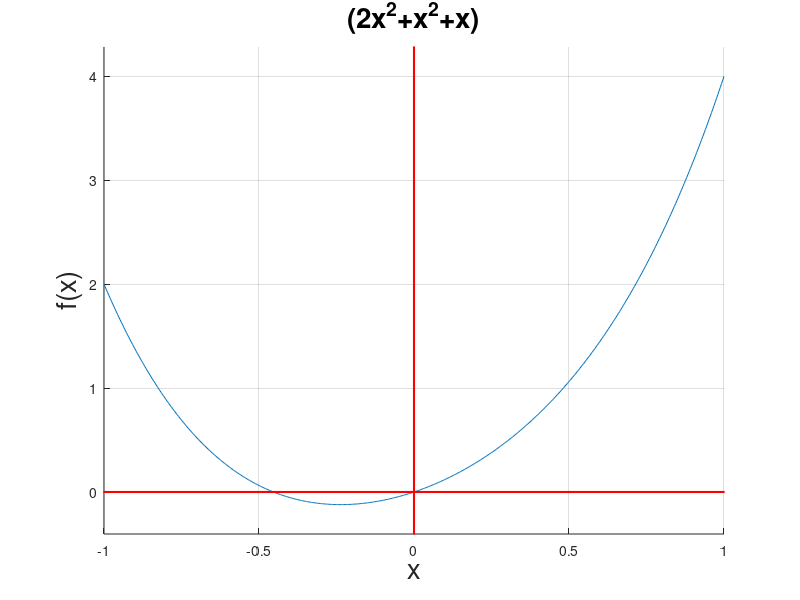

Reproduce this figure in MATLAB.
%Octave Script
%School:       Tecnologico de Estudios Superiores de Jilotepec.
%Title:        2.4 Funciones algebraicas: polinomiales y racionales
%Descripcion:  Graficar funciones
%Author:       Angelica Arellano Vilchiz 
%Date:         19/11/2021
%Ejercicio:    4

%Limpiar pantalla
clc
%Limpiar varibles 
clear 
%Valores del polinomio
p=[1 0 2 1 0]
%Raices
roots(p)
disp('Las raices de nuestra funcion son: -0.4534 y 0');
disp('Esta funcion es polinomial');
disp('Los puntos donde f(x)=0 son: (-0.4534,0) y (0,0)');
%Graficacion
hold on;
grid on;
  ezplot('x.^4+0+2*x.^2+x+0',[-1 1])
  a=[-10 10];
  b=a-a;
  plot (a,b,'r','linewidth',1.5)
  plot (b,a,'r','linewidth',1.5)
hold off;
%Titulo y ejes
title("(2x^2+x^2+x)",'FontSize',20);
xlabel("x",'FontSize',20);
ylabel("f(x)",'FontSize',20);
